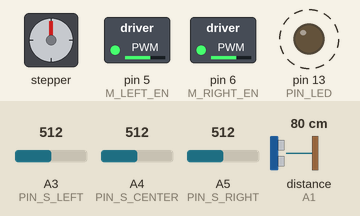
Bench run of a program on a simulated Arduino Uno, built with avr-gcc and run on an emulated ATmega328P. Shown: stepper motor, switched loads named in the program (green lamp = pin HIGH), output pins drawn as LEDs (lit = HIGH). Wiring (inferred from the names in the program): ultrasonic range finder: trigger A0; echo A1; stepper motor (2048 steps per turn assumed): coils pin 8, pin 9, pin 10, pin 11. Dashed ring = blinking. The inputs (shaded band) are chosen by the test bench; at power-on: distance to the obstacle (sensor on A1) 80 cm, A3 (PIN_S_LEFT) = 512, A4 (PIN_S_CENTER) = 512, A5 (PIN_S_RIGHT) = 512. The echo pulse lasts 58.3 µs per cm; pins used as bus, display or sensor lines are not drawn; what the program prints to the serial monitor is not drawn.

Above: at 1.2 s.
1.3 s: distance to the obstacle (sensor on A1) set to 2 cm
4.3 s: distance to the obstacle (sensor on A1) set to 299 cm
Timing chart, 0 to 13.3 s (numbered marks = the images above; inputs shaded):
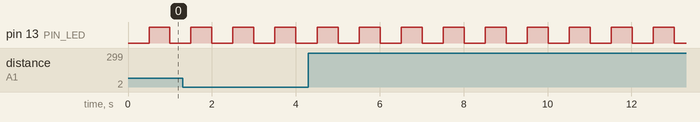

The program:

main.cpp
```cpp
#include <Arduino.h>

/*
  Seguidor de linha (preta) com 3 sensores IR e 2x 28BYJ-48 + ULN2003
  Lógica:
    - Esquerda ativa  -> virar à ESQUERDA (pivô)
    - Centro  ativo   -> seguir RETO
    - Direita ativa   -> virar à DIREITA (pivô)
    - Sem leitura     -> seguir RETO

  Ajustes:
    - Defina os pinos dos sensores e dos motores conforme sua montagem.
    - Para sensores analógicos, ajuste SENSOR_THRESHOLD conforme ambiente.
*/

#define DEBUG 1  // 1 para imprimir leituras no Serial

// ----------------------------- LED onboard (heartbeat) -----------------------------
const uint8_t PIN_LED = LED_BUILTIN; // LED interno da placa
const unsigned long LED_BLINK_MS = 500; // ms entre piscadas

// ----------------------------- Sensores -----------------------------
const uint8_t PIN_S_LEFT   = A3;
const uint8_t PIN_S_CENTER = A4;
const uint8_t PIN_S_RIGHT  = A5;

// Threshold analógico (0..1023). Ativa acima de 200
const int SENSOR_THRESHOLD = 120;

// ----------------------------- Ultrassom ----------------------------
// HC-SR04: TRIG -> saída, ECHO -> entrada
// Escolhidos pinos livres no Uno: A0 (TRIG), A1 (ECHO)
const uint8_t PIN_US_TRIG = A0;
const uint8_t PIN_US_ECHO = A1;
// Distância (cm) para parar o robô quando houver obstáculo à frente
const uint16_t ULTRASONIC_ALERT_CM = 50;   // desvio de obstáculo quando menor que 25 cm
// Timeout do pulseIn em microssegundos (≈ 20 ms ~ 3.4 m máx.)
const unsigned long ULTRASONIC_TIMEOUT_US = 20000UL;

// ----------------------------- Motores (HW-095 H-bridge) -----------------------------
// HW-095 uses 4 inputs: IN1, IN2 control Motor A; IN3, IN4 control Motor B
// O usuário conectou IN1..IN4 aos pinos 8,9,10,11 respectivamente.
// Mapeamento: LEFT motor = Motor A (IN1, IN2 -> 8,9)
//             RIGHT motor = Motor B (IN3, IN4 -> 10,11)
const uint8_t M_LEFT_IN1  = 8;  // IN1
const uint8_t M_LEFT_IN2  = 9;  // IN2
const uint8_t M_RIGHT_IN1 = 10; // IN3
const uint8_t M_RIGHT_IN2 = 11; // IN4
const uint8_t M_LEFT_EN   = 5;  // ENA (D5)
const uint8_t M_RIGHT_EN  = 6;  // ENB (D6)

// Duração do pulso para o movimento em ms. Mantemos curtos para reavaliação rapida.
// Aumentados para teste de torque: pulsos mais longos permitem o motor atingir velocidade/torque maiores.
const unsigned int MOVE_PULSE_MS_STRAIGHT = 30; // anteriormente 30
const unsigned int MOVE_PULSE_MS_TURN     = 45; // anteriormente 45

// Motor power (0..255). Ajuste aqui para reduzir/ aumentar velocidade.
const uint8_t MOTOR_POWER = 160; // 180 Valor bom para não ultrapassar a linha muito rápido,

// Direções: +1 frente, -1 tras, 0 para parado

// Funções de controle simples para motores DC via H-bridge
void setLeft(int dir) {
  if (dir > 0) {
    digitalWrite(M_LEFT_IN1, HIGH);
    digitalWrite(M_LEFT_IN2, LOW);
  } else if (dir < 0) {
    digitalWrite(M_LEFT_IN1, LOW);
    digitalWrite(M_LEFT_IN2, HIGH);
  } else {
    digitalWrite(M_LEFT_IN1, LOW);
    digitalWrite(M_LEFT_IN2, LOW);
  }
}

void setRight(int dir) {
  if (dir > 0) {
    digitalWrite(M_RIGHT_IN1, HIGH);
    digitalWrite(M_RIGHT_IN2, LOW);
  } else if (dir < 0) {
    digitalWrite(M_RIGHT_IN1, LOW);
    digitalWrite(M_RIGHT_IN2, HIGH);
  } else {
    digitalWrite(M_RIGHT_IN1, LOW);
    digitalWrite(M_RIGHT_IN2, LOW);
  }
}

// Movimentos de alto nível: agora setam a direção e deixam os motores ligados até que outra ação mude isso.
// Removemos os delays e stop para manter os motores acionados continuamente enquanto o modo permanecer.
void goStraight() {
  setLeft(+1);
  setRight(+1);
}

void turnLeftPivot() {
  // Pivô: esquerda para trás, direita para frente
  setLeft(-1);
  setRight(+1);
}

void turnRightPivot() {
  // Pivô: esquerda para frente, direita para trás
  setLeft(+1);
  setRight(-1);
}

// Desenergiza as bobinas/saídas para parar o robô
void stopMotors() {
  digitalWrite(M_LEFT_IN1, LOW);  digitalWrite(M_LEFT_IN2, LOW);
  digitalWrite(M_RIGHT_IN1, LOW); digitalWrite(M_RIGHT_IN2, LOW);
}

// Medição simples do HC-SR04 (bloqueante porém rápida)
unsigned int measureDistanceCm() {
  digitalWrite(PIN_US_TRIG, LOW);
  delayMicroseconds(2);
  digitalWrite(PIN_US_TRIG, HIGH);
  delayMicroseconds(10);
  digitalWrite(PIN_US_TRIG, LOW);

  unsigned long dur = pulseIn(PIN_US_ECHO, HIGH, ULTRASONIC_TIMEOUT_US);
  if (dur == 0) return 0; // sem eco dentro do timeout -> fora de alcance OU muito perto / mau alinhado
  // Fórmula aproximada: cm = dur / 58
  return (unsigned int)(dur / 58UL);
}

// ----------------------------- Setup/Loop ---------------------------
enum Mode : uint8_t { MODE_STRAIGHT, MODE_LEFT, MODE_RIGHT, MODE_IDLE };
Mode lastMode = MODE_STRAIGHT;

// Estados da sequência de desvio de obstáculo
enum AvoidState : uint8_t {
  AVOID_NONE = 0,      // não desviando
  AVOID_LEFT,          // sair da linha girando para a esquerda
  AVOID_FORWARD,       // andar reto afastado do obstáculo
  AVOID_RIGHT,         // virar à direita para voltar em direção à linha
  AVOID_RETURN         // seguir reto tentando reencontrar a linha
};

bool inAvoidMode = false;
AvoidState avoidState = AVOID_NONE;
unsigned long avoidStartMs = 0;   // início de todo o desvio
unsigned long avoidStateStartMs = 0; // início do estado atual de desvio

// Tempos (em ms) de cada fase do desvio - ajuste conforme o robô
const unsigned long AVOID_LEFT_MS    = 400;  // quanto tempo gira para a esquerda saindo da linha
const unsigned long AVOID_FORWARD_MS = 1200;  // quanto tempo anda reto longe do obstáculo
const unsigned long AVOID_RIGHT_MS   = 450;  // quanto tempo gira para a direita voltando na direção da linha
const unsigned long AVOID_TOTAL_TIMEOUT_MS = 6000; // tempo máximo total tentando desviar

void setup() {
  // Sensores analógicos: apenas INPUT (sem pull-up)
  pinMode(PIN_S_LEFT,   INPUT);
  pinMode(PIN_S_CENTER, INPUT);
  pinMode(PIN_S_RIGHT,  INPUT);

  // Ultrassom
  pinMode(PIN_US_TRIG, OUTPUT);
  pinMode(PIN_US_ECHO, INPUT);
  digitalWrite(PIN_US_TRIG, LOW);

  // Motores (H-bridge)
  pinMode(M_LEFT_IN1, OUTPUT);
  pinMode(M_LEFT_IN2, OUTPUT);
  pinMode(M_RIGHT_IN1, OUTPUT);
  pinMode(M_RIGHT_IN2, OUTPUT);
  // EN pins (mantém habilitados permanentemente)
  pinMode(M_LEFT_EN, OUTPUT);
  pinMode(M_RIGHT_EN, OUTPUT);
  // Use PWM on EN pins so podemos controlar potência por software.
  // Se quiser habilitar sempre na máxima potência, analogWrite com 255 equivale a HIGH.
  analogWrite(M_LEFT_EN, MOTOR_POWER);
  analogWrite(M_RIGHT_EN, MOTOR_POWER);

  // Inicializa saídas desligadas
  stopMotors();

  // LED onboard
  pinMode(PIN_LED, OUTPUT);
  digitalWrite(PIN_LED, LOW);

  // Serial: inicializa somente se DEBUG ativo (evita overhead quando não necessário)
#if DEBUG
  Serial.begin(115200);
  // Aguarda um breve momento para o monitor Serial se conectar (útil ao usar USB)
  delay(50);
  Serial.println(F("[BOOT] Sistema inicializado"));
#endif
}

void loop() {
  // Leituras analógicas 0..1023
  int adcL = analogRead(PIN_S_LEFT);
  int adcC = analogRead(PIN_S_CENTER);
  int adcR = analogRead(PIN_S_RIGHT);

  // Ativação acima do threshold
  bool L = adcL > SENSOR_THRESHOLD;
  bool C = adcC > SENSOR_THRESHOLD;
  bool R = adcR > SENSOR_THRESHOLD;

  // Leitura ultrassônica (amostragem periódica para evitar bloqueio longo)
  static uint32_t lastUSms = 0;
  static unsigned int distCm = 0;
  uint32_t now = millis();

  // LED heartbeat (não bloqueante)
  static uint32_t lastLedMs = 0;
  static bool ledState = false;
  if (now - lastLedMs >= LED_BLINK_MS) {
    ledState = !ledState;
    digitalWrite(PIN_LED, ledState ? HIGH : LOW);
    lastLedMs = now;
  }

  // Mede distância ~25 vezes por segundo. Filtra leituras 0 para não "perder" o obstáculo quando está muito perto.
  if (now - lastUSms >= 40) { // ~25 Hz
    unsigned int d = measureDistanceCm();
    lastUSms = now;
    // Só atualiza se houve eco válido (> 0). Leituras 0 acontecem quando o objeto está muito perto ou não há eco.
    if (d > 0) {
      distCm = d;
    }
  }

  // Histerese simples para estado de obstáculo
  static bool obstacle = false;
  if (distCm > 0) {
    if (!obstacle && distCm <= ULTRASONIC_ALERT_CM) obstacle = true;
    else if (obstacle && distCm > (ULTRASONIC_ALERT_CM + 3)) obstacle = false;
  }

  Mode mode;

  // ---------------- Lógica de desvio de obstáculo ----------------
  // Entrada no modo de desvio: borda de subida de "obstacle"
  static bool prevObstacle = false;
  if (obstacle && !prevObstacle && !inAvoidMode) {
    // Começa a sequência de desvio: sair pela esquerda
    inAvoidMode = true;
    avoidState = AVOID_LEFT;
    avoidStartMs = now;
    avoidStateStartMs = now;
  }

  // Se tempo total de desvio estourar, aborta e para o robô
  if (inAvoidMode && (now - avoidStartMs >= AVOID_TOTAL_TIMEOUT_MS)) {
    inAvoidMode = false;
    avoidState = AVOID_NONE;
    mode = MODE_IDLE;
  }

  if (inAvoidMode) {
    // Sequência de desvio (ignora seguidor de linha normal enquanto estiver aqui)
    switch (avoidState) {
      case AVOID_LEFT:
        // Gira para a esquerda para sair da linha
        mode = MODE_LEFT;
        if (now - avoidStateStartMs >= AVOID_LEFT_MS) {
          avoidState = AVOID_FORWARD;
          avoidStateStartMs = now;
        }
        break;

      case AVOID_FORWARD:
        // Anda reto um pouco para passar o obstáculo
        mode = MODE_STRAIGHT;
        if (now - avoidStateStartMs >= AVOID_FORWARD_MS) {
          avoidState = AVOID_RIGHT;
          avoidStateStartMs = now;
        }
        break;

      case AVOID_RIGHT:
        // Gira para a direita para voltar em direção à linha
        mode = MODE_RIGHT;
        if (now - avoidStateStartMs >= AVOID_RIGHT_MS) {
          avoidState = AVOID_RETURN;
          avoidStateStartMs = now;
        }
        break;

      case AVOID_RETURN:
        // Anda reto tentando reencontrar a linha
        mode = MODE_STRAIGHT;
        // Se o centro enxergar a linha novamente, sai do modo de desvio
        if (C) {
          inAvoidMode = false;
          avoidState = AVOID_NONE;
        }
        break;

      default:
        // Qualquer outro caso, sai do modo de desvio por segurança
        inAvoidMode = false;
        avoidState = AVOID_NONE;
        mode = MODE_STRAIGHT;
        break;
    }
  } else {
    // ---------------- Seguidor de linha normal ----------------
    if (obstacle) {
      // Se ainda há obstáculo mas não estamos em desvio, por segurança para o robô
      mode = MODE_IDLE;
    } else {
      // Prioridade: se centro vê linha, siga reto; senão ajuste para o lado que vê.
      if (C) {
        mode = MODE_STRAIGHT;
      } else if (L && !R) {
        // inverter direções: sensor ESQUERDO agora força correção que antes era associada a MODE_RIGHT
        mode = MODE_RIGHT;
      } else if (R && !L) {
        // inverter direções: sensor DIREITO agora força correção que antes era associada a MODE_LEFT
        mode = MODE_LEFT;
      } else if (L && R) {
        // Linha larga / cruzamento: tente seguir reto
        mode = MODE_STRAIGHT;
      } else {
        // Nada detectado: seguir reto (pedido do usuário)
        mode = MODE_STRAIGHT;
      }
    }
  }

  prevObstacle = obstacle;

#if DEBUG
  static uint32_t t0 = 0;
  if (now - t0 > 100) {
    t0 = now;
    Serial.print(F("adc L=")); Serial.print(adcL);
    Serial.print(F(" C=")); Serial.print(adcC);
    Serial.print(F(" R=")); Serial.print(adcR);
    Serial.print(F(" | act L=")); Serial.print(L);
    Serial.print(F(" C=")); Serial.print(C);
    Serial.print(F(" R=")); Serial.print(R);
    Serial.print(F(" | DIST=")); Serial.print(distCm); Serial.print(F(" cm"));
    Serial.print(F(" obst=")); Serial.print(obstacle);
    Serial.print(F(" | mode="));
    if (mode == MODE_STRAIGHT) Serial.println(F("STRAIGHT"));
    else if (mode == MODE_LEFT) Serial.println(F("LEFT"));
    else if (mode == MODE_RIGHT) Serial.println(F("RIGHT"));
    else Serial.println(F("IDLE"));
  }
#endif

  // Executa movimento curto (não bloqueia por muito tempo) e reavalia
  switch (mode) {
    case MODE_STRAIGHT: goStraight(); break;
    case MODE_LEFT:     turnLeftPivot(); break;
    case MODE_RIGHT:    turnRightPivot(); break;
    case MODE_IDLE:     stopMotors(); break;
    default:            goStraight(); break; // opção segura: avance devagar
  }

  lastMode = mode;
}
```

Measured:
- by itself, pin 13 (PIN_LED): alternates HIGH for 0.50 s and LOW for 0.50 s
